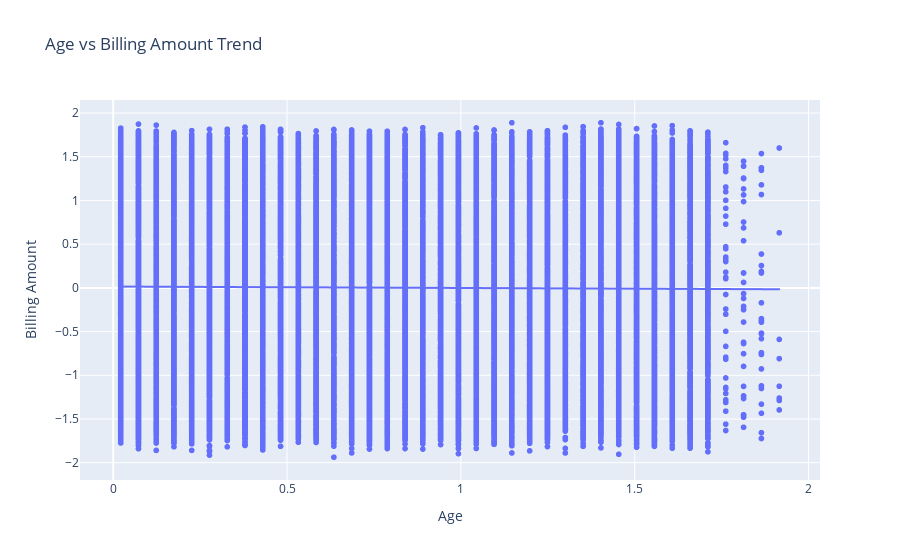
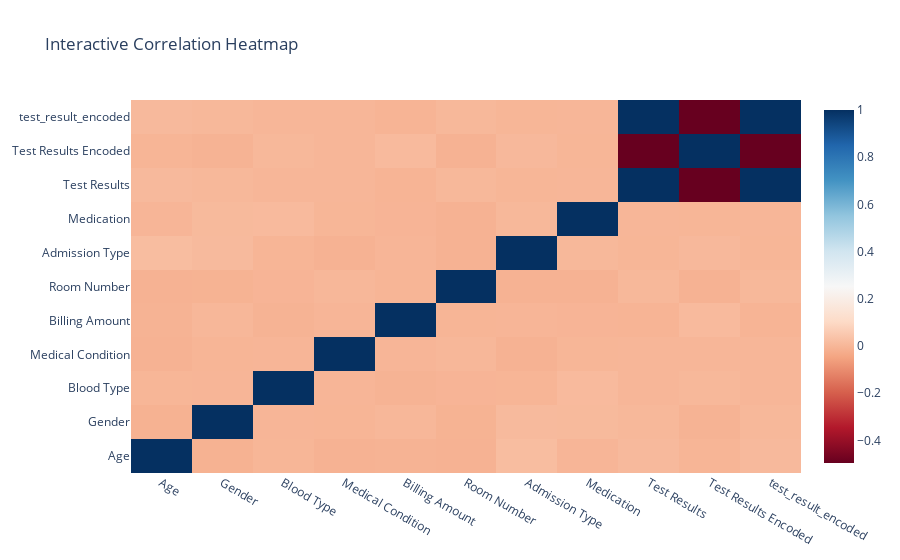

Source (notebook cell) for these figures, in order:
### Code cell
df_numeric = df.select_dtypes(include=['number'])  # Keep only numeric columns

# Scatter Plot with Trendline
fig = px.scatter(df, x='Age', y='Billing Amount', trendline='ols', title='Age vs Billing Amount Trend')
fig.show()

# Interactive Heatmap (only numeric columns)
fig = go.Figure(data=go.Heatmap(z=df_numeric.corr().values,
                                x=df_numeric.columns,
                                y=df_numeric.columns,
                                colorscale='RdBu'))
fig.update_layout(title='Interactive Correlation Heatmap')
fig.show()

### Figure 1 — Plotly figure (JSON) as saved in the notebook; plotly's stock layout.template omitted (floating-point values rounded to 4 significant figures; data arrays with more than 128 entries replaced by an {"elided": "..."} marker saying what was removed)
{"data": [{"hovertemplate": "Age=%{x}<br>Billing Amount=%{y}<extra></extra>", "legendgroup": "", "marker": {"color": "#636efa", "symbol": "circle"}, "mode": "markers", "name": "", "showlegend": false, "type": "scattergl", "x": {"elided": "27608 float values"}, "xaxis": "x", "y": {"elided": "27608 float values"}, "yaxis": "y"}, {"hovertemplate": "<b>OLS trendline</b><br>Billing Amount = -0.0160897 * Age + 0.0149673<br>R<sup>2</sup>=0.000066<br><br>Age=%{x}<br>Billing Amount=%{y} <b>(trend)</b><extra></extra>", "legendgroup": "", "marker": {"color": "#636efa", "symbol": "circle"}, "mode": "lines", "name": "", "showlegend": false, "type": "scattergl", "x": {"elided": "27608 float values"}, "xaxis": "x", "y": {"elided": "27608 float values"}, "yaxis": "y"}], "layout": {"legend": {"tracegroupgap": 0}, "title": {"text": "Age vs Billing Amount Trend"}, "xaxis": {"anchor": "y", "domain": [0, 1], "title": {"text": "Age"}}, "yaxis": {"anchor": "x", "domain": [0, 1], "title": {"text": "Billing Amount"}}}}

### Figure 2 — Plotly figure (JSON) as saved in the notebook; plotly's stock layout.template omitted (floating-point values rounded to 4 significant figures)
{"data": [{"colorscale": [[0, "rgb(103,0,31)"], [0.1, "rgb(178,24,43)"], [0.2, "rgb(214,96,77)"], [0.3, "rgb(244,165,130)"], [0.4, "rgb(253,219,199)"], [0.5, "rgb(247,247,247)"], [0.6, "rgb(209,229,240)"], [0.7, "rgb(146,197,222)"], [0.8, "rgb(67,147,195)"], [0.9, "rgb(33,102,172)"], [1, "rgb(5,48,97)"]], "type": "heatmap", "x": ["Age", "Gender", "Blood Type", "Medical Condition", "Billing Amount", "Room Number", "Admission Type", "Medication", "Test Results", "Test Results Encoded", "test_result_encoded"], "y": ["Age", "Gender", "Blood Type", "Medical Condition", "Billing Amount", "Room Number", "Admission Type", "Medication", "Test Results", "Test Results Encoded", "test_result_encoded"], "z": [[1, -0.01218, -0.001077, -0.009916, -0.008133, -0.0096, 0.01839, -0.001791, 0.009915, -0.003646, 0.009915], [-0.01218, 1, -0.001246, -0.002954, 0.002489, -0.009122, 0.01084, 0.01021, 0.005505, -0.007488, 0.005505], [-0.001077, -0.001246, 1, -0.001605, -0.007738, -0.004322, -0.002672, 0.01233, 0.001012, 0.005602, 0.001012], [-0.009916, -0.002954, -0.001605, 1, -0.002182, 0.002002, -0.01012, -0.001053, -0.0001222, 0.0007627, -0.0001222], [-0.008133, 0.002489, -0.007738, -0.002182, 1, -0.003053, -0.001776, -0.003922, -0.00473, 0.01231, -0.00473], [-0.0096, -0.009122, -0.004322, 0.002002, -0.003053, 1, -0.01102, -0.01062, 0.004602, -0.01024, 0.004602], [0.01839, 0.01084, -0.002672, -0.01012, -0.001776, -0.01102, 1, 0.005922, -0.001063, 0.006866, -0.001063], [-0.001791, 0.01021, 0.01233, -0.001053, -0.003922, -0.01062, 0.005922, 1, 0.0004174, -0.0005398, 0.0004174], [0.009915, 0.005505, 0.001012, -0.0001222, -0.00473, 0.004602, -0.001063, 0.0004174, 1, -0.4955, 1], [-0.003646, -0.007488, 0.005602, 0.0007627, 0.01231, -0.01024, 0.006866, -0.0005398, -0.4955, 1, -0.4955], [0.009915, 0.005505, 0.001012, -0.0001222, -0.00473, 0.004602, -0.001063, 0.0004174, 1, -0.4955, 1]]}], "layout": {"title": {"text": "Interactive Correlation Heatmap"}}}
